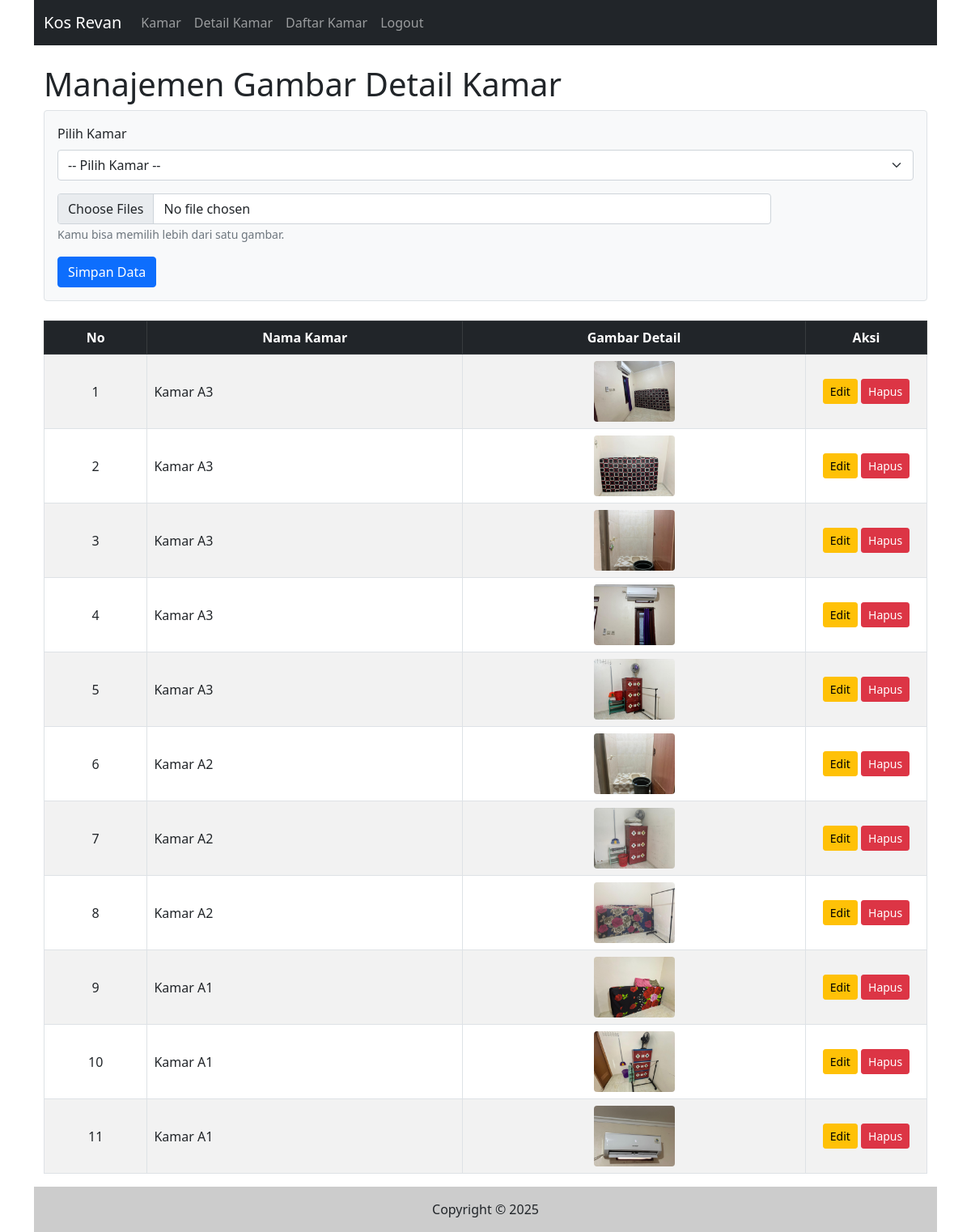
Screenshot of /admin/kamar_detail.php (signed in) with the database file from the repository.
### tables this page shows
CREATE TABLE `kamar_detail` (
  `ID` int(11) NOT NULL,
  `ID_Kamar` int(11) DEFAULT NULL,
  `Gambar_Detail` varchar(255) DEFAULT NULL
);

CREATE TABLE `kamar` (
  `ID` int(11) NOT NULL,
  `Nama_Kamar` varchar(50) NOT NULL,
  `Harga` varchar(25) NOT NULL,
  `Gambar_Kamar` varchar(250) NOT NULL,
  `Fasilitas` varchar(500) NOT NULL,
  `Status` varchar(25) NOT NULL
);

### admin/kamar_detail.php (the view, shortened to what this page needs)
<?php
include("inc_header.php");
include("../inc/inc_koneksi.php");
?>
<div class="container mt-4">
    <h1>Manajemen Gambar Detail Kamar</h1>
    <form action="" method="post" enctype="multipart/form-data" class="border p-3 rounded bg-light mb-4">
        <div class="mb-3">
            <label for="ID_Kamar" class="form-label">Pilih Kamar</label>
            <select name="ID_Kamar" class="form-select" required>
                <option value="">-- Pilih Kamar --</option>
            </select>
        </div>
        <div class="mb-3">
            <div class="col-sm-10">
                <input type="file" name="Gambar_Detail[]" multiple class="form-control">
                <small class="text-muted">Kamu bisa memilih lebih dari satu gambar.</small>
            </div>
        </div>
        <button type="submit" name="simpan" class="btn btn-primary">Simpan Data</button>
    </form>
    <table class="table table-bordered table-striped align-middle">
        <thead class="table-dark">
            <tr class="text-center">
                <th>No</th>
                <th>Nama Kamar</th>
                <th>Gambar Detail</th>
                <th width="150px">Aksi</th>
            </tr>
        </thead>
        <tbody>
            <?php
            $sql2 = "SELECT kd.*, k.Nama_Kamar
                     FROM kamar_detail kd
                     LEFT JOIN kamar k ON kd.ID_Kamar = k.ID
                     ORDER BY kd.ID DESC";
            $q2 = mysqli_query($koneksi, $sql2);
            $no = 1;
            while ($r2 = mysqli_fetch_array($q2)) {
                echo "<tr>
                    <td class='text-center'>$no</td>
                    <td>{$r2['Nama_Kamar']}</td>
                    <td class='text-center'>
                        <img src='../gambar/gambar_detail/{$r2['Gambar_Detail']}' width='100' class='rounded'>
                    </td>
                    <td class='text-center'>
                        <a href='?op=edit&id={$r2['ID']}' class='btn btn-sm btn-warning'>Edit</a>
                        <a href='?op=delete&id={$r2['ID']}' class='btn btn-sm btn-danger'
                            onclick='return confirm(\"Yakin mau hapus gambar ini?\")'>Hapus</a>
                    </td>
                </tr>";
                $no++;
            }
            ?>
        </tbody>
    </table>
</div>
<?php include("inc_footer.php"); ?>

### admin/inc_header.php (shortened to what this page needs)
<!DOCTYPE html>
<html lang="en">
<head>
    <link href="https://cdn.jsdelivr.net/npm/bootstrap@5.0.2/dist/css/bootstrap.min.css" rel="stylesheet"
>
    <link href="https://cdn.jsdelivr.net/npm/summernote@0.9.0/dist/summernote.min.css" rel="stylesheet">
    <link href="https://cdn.jsdelivr.net/npm/bootstrap-icons@1.11.3/font/bootstrap-icons.css" rel="stylesheet">
</head>
<body class="container">
    <header>
        <nav class="navbar navbar-expand-lg navbar-dark bg-dark">
            <div class="container-fluid">
                <a class="navbar-brand" href="#">Kos Revan</a>
                <div class="collapse navbar-collapse" id="navbarNav">
                    <ul class="navbar-nav">
                        <li class="nav-item">
                            <a class="nav-link" aria-current="page" href="kos.php">Kamar</a>
                        </li>
                        <li class="nav-item">
                            <a class="nav-link" href="kamar_detail.php">Detail Kamar</a>
                        </li>
                        <li class="nav-item">
                            <a class="nav-link" href="tes.php">Daftar Kamar</a>
                        </li>
                        <li class="nav-item">
                            <a href="../login/logout.php" class="nav-link">Logout</a>
                        </li>
                    </ul>
                </div>
            </div>
        </nav>
    </header>

### admin/inc_footer.php (shortened to what this page needs)
<footer class="bg-light">
    <div class="text-center p-3" style="background:#CCCCCC">
        Copyright &copy; 2025
    </div>
</footer>
</body>
</html>

### admin/inc_header.php (style rules this page uses)
body { background-color: grey; background-size: cover; font-family: 'Inter', sans-serif; }

### rows the page displays
kamar_detail: ID_Kamar.Nama_Kamar "Kamar A3", Gambar_Detail (picture)
kamar_detail: ID_Kamar.Nama_Kamar "Kamar A3", Gambar_Detail (picture)
kamar_detail: ID_Kamar.Nama_Kamar "Kamar A3", Gambar_Detail (picture)
kamar_detail: ID_Kamar.Nama_Kamar "Kamar A3", Gambar_Detail (picture)
kamar_detail: ID_Kamar.Nama_Kamar "Kamar A3", Gambar_Detail (picture)
kamar_detail: ID_Kamar.Nama_Kamar "Kamar A2", Gambar_Detail (picture)
kamar_detail: ID_Kamar.Nama_Kamar "Kamar A2", Gambar_Detail (picture)
kamar_detail: ID_Kamar.Nama_Kamar "Kamar A2", Gambar_Detail (picture)
kamar_detail: ID_Kamar.Nama_Kamar "Kamar A1", Gambar_Detail (picture)
kamar_detail: ID_Kamar.Nama_Kamar "Kamar A1", Gambar_Detail (picture)
kamar_detail: ID_Kamar.Nama_Kamar "Kamar A1", Gambar_Detail (picture)
